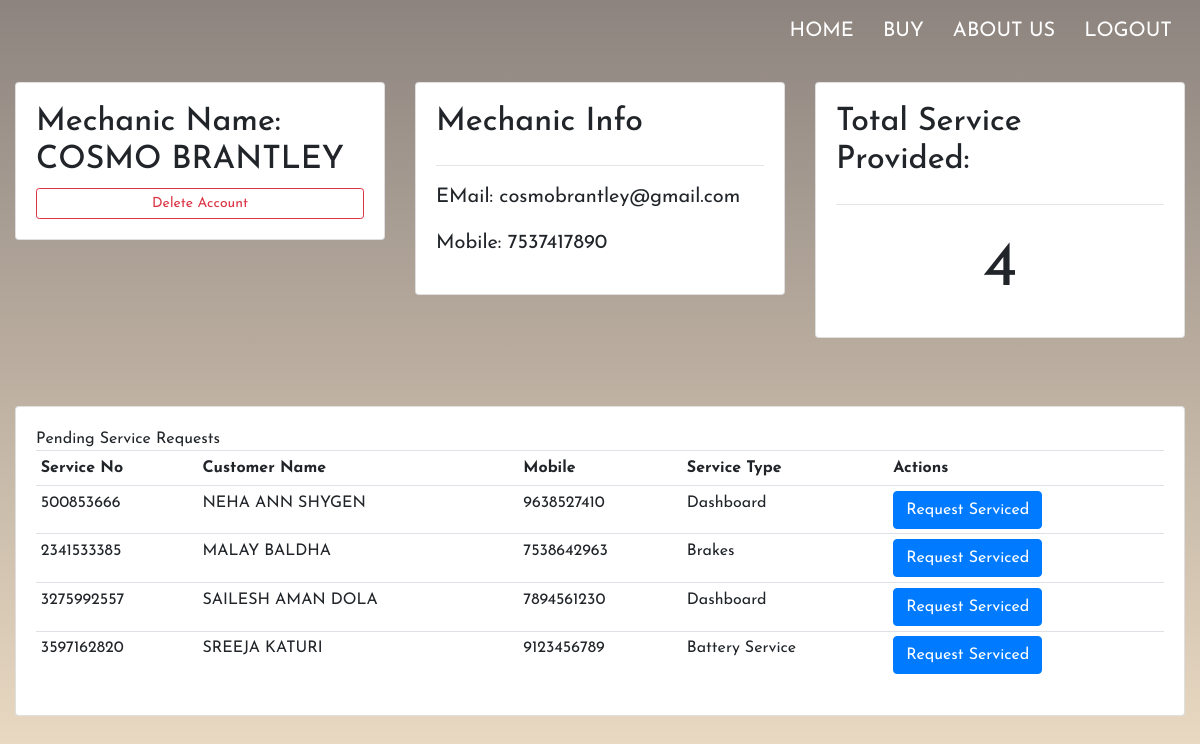
The page /mech.php (signed in) on the database its author committed.
### tables this page shows
CREATE TABLE `mechanics` (
  `mechid` bigint(20) NOT NULL,
  `name` varchar(64) NOT NULL,
  `email` varchar(64) NOT NULL,
  `mobile` bigint(10) NOT NULL,
  `password` varchar(255) NOT NULL
);

CREATE TABLE `services` (
  `servid` bigint(20) NOT NULL,
  `custid` bigint(20) NOT NULL,
  `mechid` bigint(20) NOT NULL,
  `servtype` text NOT NULL
);

CREATE TABLE `customers` (
  `custid` bigint(20) NOT NULL,
  `name` varchar(64) NOT NULL,
  `email` varchar(64) NOT NULL,
  `mobile` bigint(10) NOT NULL,
  `password` varchar(255) NOT NULL
);

### mech.php (the view, shortened to what this page needs)
<?php
include 'config.php';
$email = $_SESSION['email'];
$table = $_SESSION['type'];
$sql = "SELECT * FROM $table WHERE email='$email'";
$result = mysqli_query($conn, $sql);
if (mysqli_num_rows($result) > 0) {
    $row = mysqli_fetch_assoc($result);
    $mechid = $row['mechid'];
    $name = $row['name'];   $mobile = $row['mobile'];
}
$sqlBase = "SELECT * FROM services where mechid='$mechid'";
$resultBase = mysqli_query($conn, $sqlBase);
$count = mysqli_num_rows($resultBase);
?>
<!DOCTYPE html>
<html lang="en">
<head>
    <link rel="stylesheet" href="css/portal.css">
    <link rel="stylesheet" href="https://cdn.jsdelivr.net/npm/bootstrap@4.6.1/dist/css/bootstrap.min.css">
</head>
<body>
    <div class="header">
        <nav class="navbar navbar-inverse navbar-fixed-top">
            <div class="nav-links">
                <ul>
                    <li> <a href="index.php">HOME</a></li>
                    <li> <a href="loginBuy.php">BUY</a></li>
                    <li> <a href="about.php">ABOUT US</a></li>
                    <li> <a href="logout.php">LOGOUT</a></li>
                </ul>
            </div>
        </nav>
    </div>
	<div class="container-fluid">
        <div class="row">
            <div class="col-md">
                <div class="card card-body">
                    <h2>Mechanic Name:<br><?php echo $name; ?></h2>
                    <a class="btn btn-outline-danger btn-sm btn-block" href="deleteAcc.php">Delete Account</a>
                </div>
            </div>
            <div class="col-md">
                <div class="card card-body">
                    <h2>Mechanic Info</h2><hr>
                    <p>EMail: <?php echo $email; ?></p>
                    <p>Mobile: <?php echo $mobile; ?></p>
                </div>
            </div>
            <div class="col-md">
                <div class="card card-body">
                    <h2>Total Service Provided:</h2><hr>
                    <div class="count"><?php echo $count; ?></div>
                </div>
            </div>
        </div>
        <div class="row my-5">
            <div class="col-md">
                <div class="card card-body">
                    <table class="table table-sm">
                        <tr>
                            <th>Service No</th>
                            <th>Customer Name</th>
                            <th>Mobile</th>
                            <th>Service Type</th>
                            <th>Actions</th>
                        </tr>
                        <?php
                            while($rowB = mysqli_fetch_assoc($resultBase)){
                                $sno = $rowB['servid'];
                                $cid = $rowB['custid']; $servtype = $rowB['servtype'];
                                $sql2 = "SELECT * FROM customers WHERE custid='$cid'";
                                $result2 = mysqli_query($conn, $sql2);
                                $row2 = mysqli_fetch_assoc($result2);
                                echo "<tr><td>$sno</td><td>".$row2['name']."</td><td>".$row2['mobile']."</td><td>".$servtype."</td>";
                                echo "<td><form action='deleteServ.php' method='POST'><input type='hidden' name='sid' value='$sno'><button type='submit' class='btn btn-primary'>Request Serviced</button></form></td>
                                </tr>";
                            }
                        ?>
                    </table>
                </div>
            </div>
        </div>
    </div>
</body>
</html>

### css/portal.css (style rules this page uses)
* { margin: 0; padding: 0; box-sizing: border-box; font-family: "Josefin Sans", sans-serif; }
body { --color-primary: rgb(54, 21, 0); --color-primary-dark: rgb(28, 10, 0); --color-secondary: rgb(96, 54, 1); --color-error: #bb0000; --color-success: #038d21; --border-radius: 6px; }
.header { width: 100%; background-position: center; background-size: cover; }
nav { display: flex; padding: 1% 2%; justify-content: space-between; align-items: center; }
.nav-links { flex: 1; text-align: right; }
.nav-links ul li { list-style: none; display: inline-block; padding: 8px 12px; position: relative; }
.nav-links ul li a { color: white; text-decoration: none; font-size: 20px; }
.nav-links ul li::after { content: ""; width: 0%; height: 4px; background: #cc9544; display: block; margin: auto; transition: 0.2s; }
.count { text-align: center; font-size: 4em; }
.row { padding-bottom: 20px; }
.card-body p { font-size: 20px; }

### mech.php (style rules this page uses)
body { min-height: 100vh; background-position: center; background-size: cover; background-image: linear-gradient(rgba(28, 10, 0, 0.5), rgba(204, 149, 68, 0.3)), url("images/MechPortal.png"); }
body { background-color: linear-gradient(rgba(40, 11, 65, 0.897),rgba(255, 220, 66, 0.5)); }

### rows shown on the page
mechanics: name "COSMO BRANTLEY", mobile "7537417890"
services: servid "500853666", custid.name "NEHA ANN SHYGEN", custid.mobile "9638527410", servtype "Dashboard"
services: servid "2341533385", custid.name "MALAY BALDHA", custid.mobile "7538642963", servtype "Brakes"
services: servid "3275992557", custid.name "SAILESH AMAN DOLA", custid.mobile "7894561230", servtype "Dashboard"
services: servid "3597162820", custid.name "SREEJA KATURI", custid.mobile "9123456789", servtype "Battery Service"

### other values the page prints
$email "cosmobrantley@gmail.com"
$count "4"
